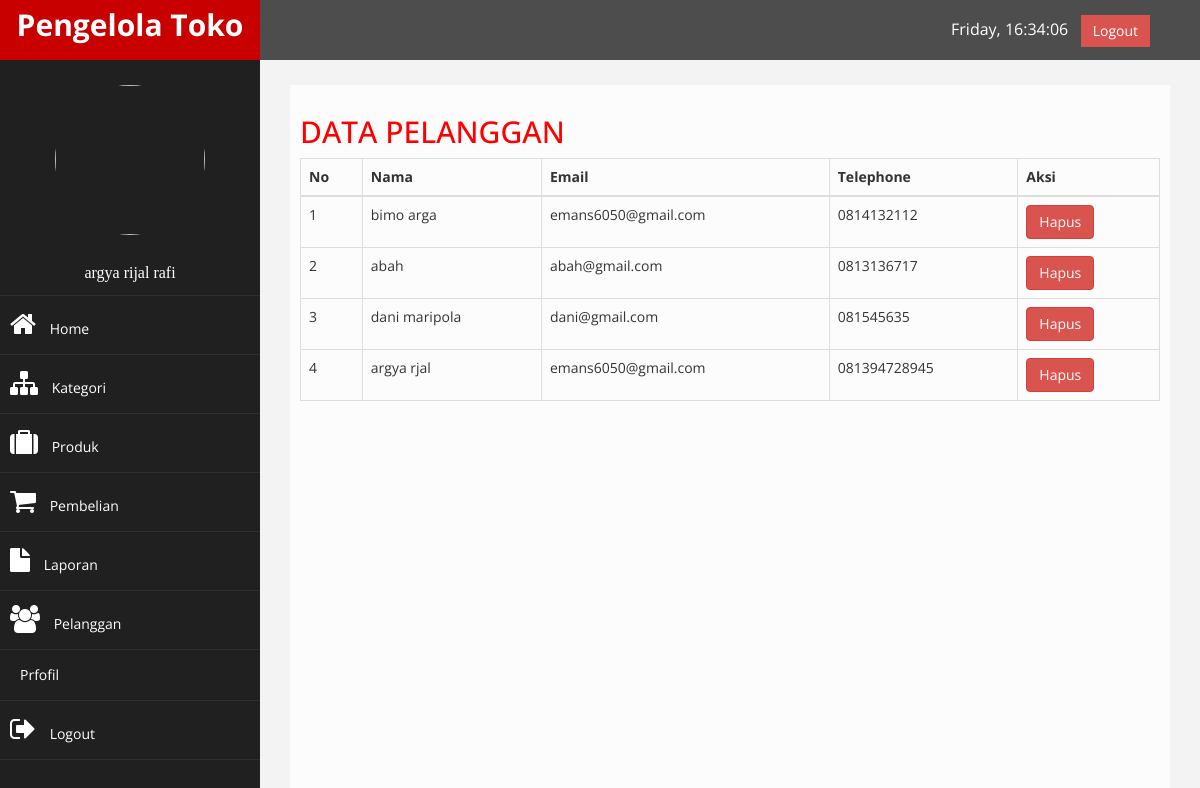
Page /admin/index.php?halaman=pelanggan (signed in) on the committed database.
### tables this page shows
CREATE TABLE `pelanggan` (
  `id_pelanggan` int(11) NOT NULL,
  `email_pelanggan` varchar(100) NOT NULL,
  `password_pelanggan` varchar(250) NOT NULL,
  `nama_pelanggan` varchar(100) NOT NULL,
  `telepon_pelanggan` varchar(15) NOT NULL
);

### admin/pelanggan.php (the view, shortened to what this page needs)
<!DOCTYPE html>
<html lang="en">
<head>
</head>
<body>
    <h2>DATA PELANGGAN</h2>
    <table class="table table-bordered">
    <thead>
        <tr>
            <th>No</th>
            <th>Nama</th>
            <th>Email</th>
            <th>Telephone</th>
            <th>Aksi</th>
        </tr>
    </thead>
    <tbody>
    <?php $i=1; ?>
    <?php $ambil= $conn-> query("SELECT * FROM pelanggan");?>
    <?php while( $pecah = $ambil-> fetch_assoc() ) {?>
        <tr>
            <td><?= $i ;?></td>
            <td><?= $pecah ["nama_pelanggan"] ;?></td>
            <td><?= $pecah ["email_pelanggan"] ;?></td>
            <td><?= $pecah ["telepon_pelanggan"] ;?></td>
            <td>
                <a href="hapus_pelanggan.php?id=<?= $pecah["id_pelanggan"]; ?>" class="btn btn-danger">Hapus</a>
            </td>
        </tr>
        <?php $i++; ?>
    <?php } ?>
    </tbody>
    </table>
</body>
</html>

### admin/assets/css/custom.css (style rules this page uses)
body { font-family: 'Open Sans', sans-serif; }
h2 { color: #f00; }

### rows in the picture
pelanggan: nama_pelanggan "bimo arga", email_pelanggan "emans6050@gmail.com", telepon_pelanggan "0814132112"
pelanggan: nama_pelanggan "abah", email_pelanggan "abah@gmail.com", telepon_pelanggan "0813136717"
pelanggan: nama_pelanggan "dani maripola", email_pelanggan "dani@gmail.com", telepon_pelanggan "081545635"
pelanggan: nama_pelanggan "argya rjal", email_pelanggan "emans6050@gmail.com", telepon_pelanggan "081394728945"

### other values in the picture
$_SESSION["admin"]["nama_lengkap"] "argya rijal rafi"
